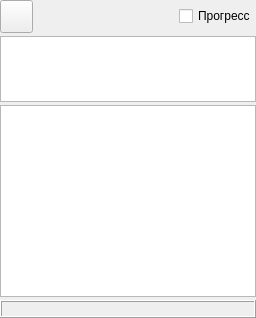
          <widget class="QWidget" name="tab_6">
           <attribute name="title">
            <string>МК</string>
           </attribute>
           <layout class="QVBoxLayout" name="verticalLayout_9">
            <property name="spacing">
             <number>3</number>
            </property>
            <property name="leftMargin">
             <number>0</number>
            </property>
            <property name="topMargin">
             <number>0</number>
            </property>
            <property name="rightMargin">
             <number>0</number>
            </property>
            <property name="bottomMargin">
             <number>0</number>
            </property>
            <item>
             <layout class="QHBoxLayout" name="horizontalLayout_13">
              <item>
               <widget class="QPushButton" name="btn_reload_list_mk">
                <property name="minimumSize">
                 <size>
                  <width>33</width>
                  <height>33</height>
                 </size>
                </property>
                <property name="maximumSize">
                 <size>
                  <width>33</width>
                  <height>33</height>
                 </size>
                </property>
                <property name="toolTip">
                 <string>F5</string>
                </property>
                <property name="text">
                 <string/>
                </property>
               </widget>
              </item>
              <item>
               <spacer name="horizontalSpacer_3">
                <property name="orientation">
                 <enum>Qt::Horizontal</enum>
                </property>
                <property name="sizeHint" stdset="0">
                 <size>
                  <width>40</width>
                  <height>20</height>
                 </size>
                </property>
               </spacer>
              </item>
              <item>
               <widget class="QCheckBox" name="chk_progress">
                <property name="text">
                 <string>Прогресс</string>
                </property>
               </widget>
              </item>
             </layout>
            </item>
            <item>
             <widget class="QTableWidget" name="tbl_filtr_mk">
              <property name="maximumSize">
               <size>
                <width>16777215</width>
                <height>66</height>
               </size>
              </property>
             </widget>
            </item>
            <item>
             <widget class="QTableWidget" name="tableWidget_vibor_mk">
              <property name="maximumSize">
               <size>
                <width>7215</width>
                <height>7215</height>
               </size>
              </property>
              <property name="selectionMode">
               <enum>QAbstractItemView::SingleSelection</enum>
              </property>
              <property name="selectionBehavior">
               <enum>QAbstractItemView::SelectRows</enum>
              </property>
              <property name="showGrid">
               <bool>true</bool>
              </property>
              <property name="gridStyle">
               <enum>Qt::SolidLine</enum>
              </property>
              <property name="cornerButtonEnabled">
               <bool>true</bool>
              </property>
              <attribute name="verticalHeaderDefaultSectionSize">
               <number>36</number>
              </attribute>
             </widget>
            </item>
            <item>
             <widget class="QLabel" name="lbl_for_summ">
              <property name="frameShape">
               <enum>QFrame::Box</enum>
              </property>
              <property name="frameShadow">
               <enum>QFrame::Raised</enum>
              </property>
              <property name="text">
               <string/>
              </property>
             </widget>
            </item>
           </layout>
          </widget>
